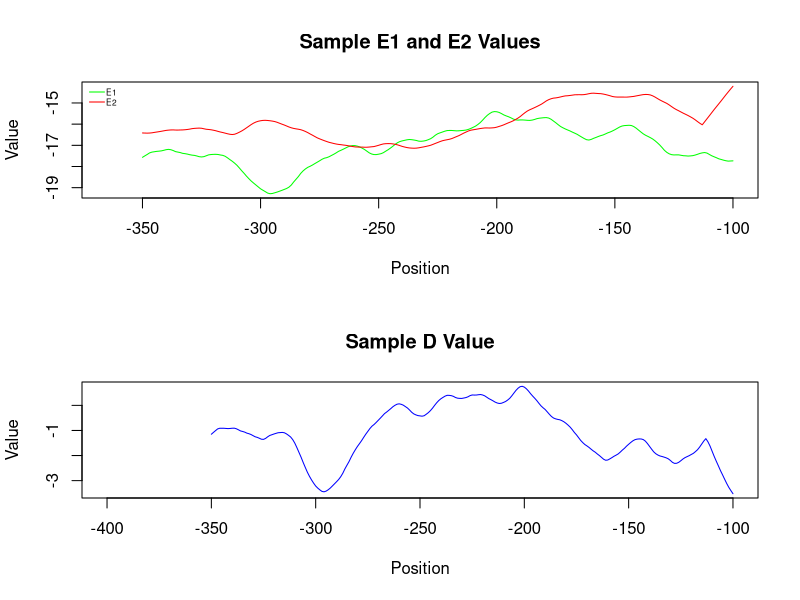
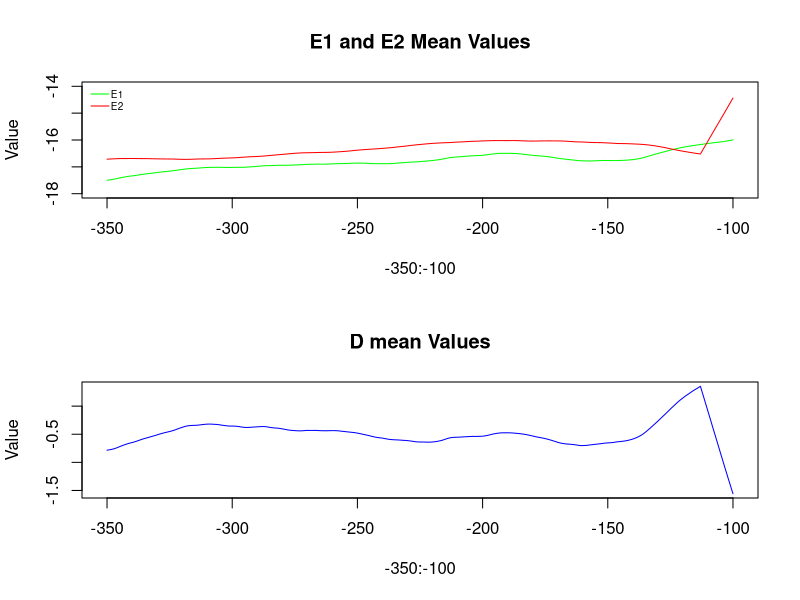
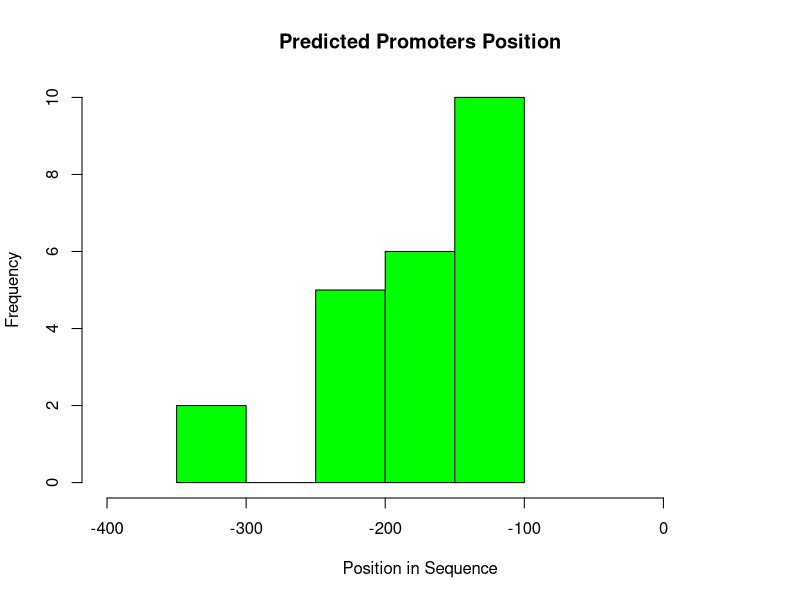

The R source for these figures, in order:
## ---- chunk 1
D <- read.table("Data/D.txt", header=T)
E1 <- read.table("Data/E1.txt", header=T)
E2 <- read.table("Data/E2.txt", header=T)
promoters <- read.table("Data/predicted_promoters.txt", header=T)
## ---- chunk 2

par(mfrow=(c(2,1)))
x <- sample(1:84,1)
plot(x=-350:-100,E1[x,], col="green", type="l",xlab = "Position", ylab="Value",main = "Sample E1 and E2 Values",xlim=c(-365,-100),ylim=c(min(E1[x,],E2[x,]),max(E1[x,],E2[x,])))
lines(x = -350:-100,E2[x,],col="red")
legend("topleft", c("E1","E2"),lty=1,col=c("green","red"),bty="n",cex=0.5, y.intersp = 1,x.intersp=0.2)
plot(x=-350:-100,D[x,], col="blue", main = "Sample D Value", type="l",xlab = "Position",ylab="Value",xlim=c(-400,-100))
## ---- chunk 3
par(mfrow=(c(2,1)))
plot(x=-350:-100,apply(E1,2,mean), col="green", type="l",ylim=c(-18,-14), ylab="Value",main = "E1 and E2 Mean Values")
legend("topleft", c("E1","E2"),lty=1,col=c("green","red"),bty="n",cex=0.6, y.intersp = 1,x.intersp=0.2)
lines(x = -350:-100,apply(E2,2,mean),col="red")
plot(x=-350:-100,apply(D,2,mean), col="blue", main = "D mean Values", type="l",ylab="Value")
## ---- chunk 4
par(mfrow=c(1,1))

hist(promoters$Pos-400,xlim = c(-400,50),ylab="Frequency",xlab="Position in Sequence", main="Predicted Promoters Position", col="green")
